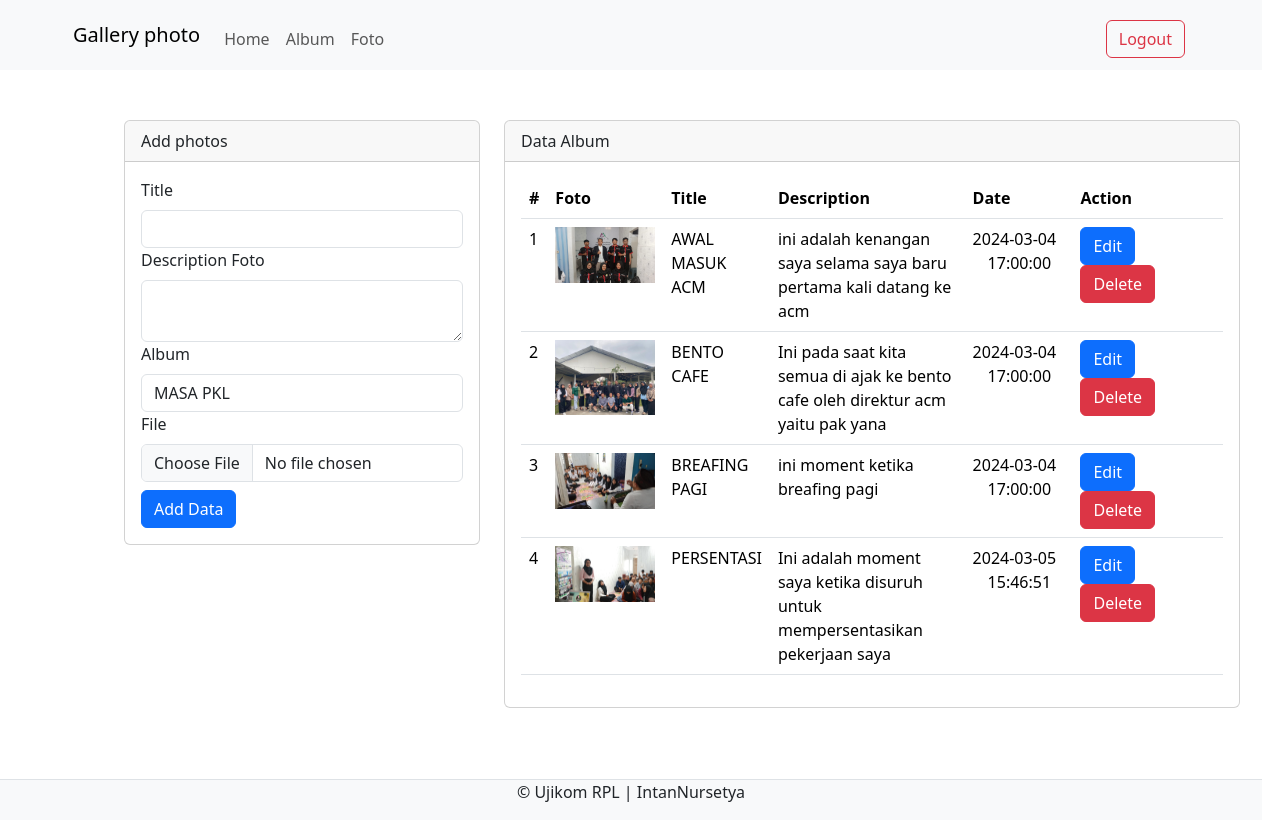
Page /users/foto.php (signed in) on the committed database.
### tables this page shows
CREATE TABLE `photos` (
  `photo_id` int(11) NOT NULL,
  `user_id` int(11) NOT NULL,
  `album_id` int(11) NOT NULL,
  `title` varchar(100) NOT NULL,
  `description` text NOT NULL,
  `lokasifile` varchar(255) NOT NULL,
  `created_at` timestamp NOT NULL DEFAULT current_timestamp() ON UPDATE current_timestamp()
);

### users/foto.php (the view, shortened to what this page needs)
<?php
include '../config/koneksi.php';
$user_id = $_SESSION['user_id'];
?>
<!DOCTYPE html>
<html lang="en">
<head>
    <link rel="stylesheet" type="text/css" href="../assets/css/bootstrap.min.css">
</head>
<body>
    <nav class="navbar navbar-expand-lg bg-body-tertiary fixed-top">
        <div class="container">
            <a class="navbar-brand" href="index.php">Gallery photo</a>
            <div class="collapse navbar-collapse mt-2" id="navbarNavAltMarkup">
                <div class="navbar-nav me-auto">
                    <a href="home.php" class="nav-link">Home</a>
                    <a href="album.php" class="nav-link">Album</a>
                    <a href="foto.php" class="nav-link">Foto</a>
                </div>
                <a href="../config/aksi_logout.php" class="btn btn-outline-danger m-1">Logout</a>
            </div>
        </div>
    </nav>
    <div class="container " style="margin:7em">
        <div class="row">
            <div class="col-md-4">
                <div class="card mt-2">
                    <div class="card-header">Add photos</div>
                    <div class="card-body">
                        <form action="../config/aksi_foto.php" method="POST" enctype="multipart/form-data">
                            <div class="form-group">
                                <label class="form-label">Title</label>
                                <input type="text" name="title" class="form-control" required>
                            </div>
                            <div class="form-group">
                                <label class="form-label">Description Foto</label>
                                <textarea class="form-control" name="descriptionfoto" required></textarea>
                            </div>
                            <div class="form-group">
                                <label class="form-label">Album</label>
                                <select name="album_id" class='form-control' id="album_id" required>
                                    <?php
                                    $sql_album = mysqli_query($koneksi, "SELECT * FROM albums WHERE user_id='$user_id'");
                                    while ($data_album = mysqli_fetch_assoc($sql_album)) :
                                    ?>
                                    <option value="<?php echo $data_album['album_id']; ?>">
                                        <?php echo $data_album['title']; ?></option>
                                    <?php endwhile ?>
                                </select>
                            </div>
                            <div class="form-group">
                                <label class="form-label">File</label>
                                <input type="file" class="form-control" name="lokasifile">
                            </div>
                            <button type="submit" class="btn btn-primary mt-2" name="tambah">Add Data</button>
                        </form>
                    </div>
                </div>
            </div>
            <div class="col-md-8">
                <div class="card mt-2">
                    <div class="card-header">Data Album</div>
                    <div class="card-body">
                        <table class="table">
                            <thead>
                                <tr>
                                    <th>#</th>
                                    <th>Foto</th>
                                    <th>Title</th>
                                    <th>Description</th>
                                    <th>Date</th>
                                    <th>Action</th>
                                </tr>
                            </thead>
                            <tbody>
                                <?php
                    $no = 1;
                    $user_id = $_SESSION['user_id'];
                    $sql = mysqli_query($koneksi,  "SELECT * FROM photos WHERE user_id='$user_id'");
                    while ($data = mysqli_fetch_assoc($sql)) {
                        ?>
                                <tr>
                                    <td><?php echo $no++ ?></td>
                                    <td><img src="../assets/img/<?php echo $data['lokasifile'] ?>" width="100"></td>
                                    <td>
                                        <p style="margin-bottom: 0;"><?php echo $data['title'] ?></p>
                                    </td>
                                    <td width="200"><?php echo $data['description'] ?></td>
                                    <td class="date-column" style="text-align: left;"width='110'>
                                        <?php
    $created_at = $data['created_at'];
    $formatted_date = date("Y-m-d H:i:s", strtotime($created_at));
    $date = date("Y-m-d", strtotime($formatted_date));
    $time = date("H:i:s", strtotime($formatted_date));
    ?>
                                        <span><?php echo $date; ?></span>
                                        <span style="margin-left: 15px;"><?php echo $time; ?></span>
                                    </td>
                                    <td width='160'>
                                        <button type="button" class="btn btn-primary me-2" data-bs-toggle="modal"
                                            data-bs-target="#editModal<?php echo $data['photo_id'] ?>">Edit
                                        </button>
                                        <button type="button" class="btn btn-danger" data-bs-toggle="modal"
                                            data-bs-target="#hapusModal<?php echo $data['photo_id'] ?>">Delete
                                        </button>
                                    </td>
                                </tr>
                                <?php } ?>
                            </tbody>
                        </table>
                    </div>
                </div>
            </div>
            <footer class="d-flex justify-content-center border-top mt-3 bg-light fixed-bottom">
                <p>&copy; Ujikom RPL | IntanNursetya</p>
            </footer>
</body>
</html>

### rows in the picture
photos: lokasifile (picture), title "AWAL MASUK ACM", description "ini adalah kenangan saya selama saya baru pertama kali datang ke acm", created_at "2024-03-04", created_at "17:00:00"
photos: lokasifile (picture), title "BENTO CAFE", description "Ini pada saat kita semua di ajak ke bento cafe oleh direktur acm yaitu pak yana", created_at "2024-03-04", created_at "17:00:00"
photos: lokasifile (picture), title "BREAFING PAGI", description "ini moment ketika breafing pagi", created_at "2024-03-04", created_at "17:00:00"
photos: lokasifile (picture), title "PERSENTASI", description "Ini adalah moment saya ketika disuruh untuk mempersentasikan pekerjaan saya", created_at "2024-03-05", created_at "15:46:51"

### other values in the picture
form field album_id "MASA PKL"
